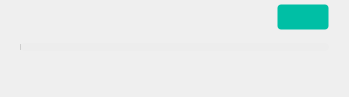
<?xml version="1.0" encoding="UTF-8"?>
<ui version="4.0">
 <class>TransfersAccountInfoWidget</class>
 <widget class="QWidget" name="TransfersAccountInfoWidget">
  <property name="geometry">
   <rect>
    <x>0</x>
    <y>0</y>
    <width>349</width>
    <height>97</height>
   </rect>
  </property>
  <property name="windowTitle">
   <string/>
  </property>
  <property name="styleSheet">
   <string notr="true">#TransferManagerAccountInfo
{
	background-color: #FAFAFA;
}

#bUpgrade
{
	font-family: Inter;
	font-size: 12px;
	line-height: 16px;
	border: 1px solid #0000001A;
	border-radius: 4px;
	color: #FFFFFF;
	padding: 0px 8px;
	background-color:  #00BFA5;
}

#lStorage
{
	font-family: Inter;
	font-size: 12px;
	line-height: 18px;
	color: #303233;
}

#bUpgrade::hover
{
	background-color:  #00A787;
}

#bUpgrade::pressed
{
	background-color: #00D7C2;
}

#bUpgrade::disabled
{
	background-color: #00BFA54D;
}

#pbStorage
{
	border-style: none;
	border-radius: 4px;
	background-color: #EDEDED; /*colorToken.indicator-background*/
	max-height: 8px;
}

#pbStorage::chunk[state=&quot;default&quot;]
{
	background-color: #477EF7; /*colorToken.indicator-indigo*/
	border-top-left-radius: 4px;
	border-bottom-left-radius: 4px;
	border-top-right-radius: 0px;
	border-bottom-right-radius: 0px;
}

#pbStorage::chunk[state=&quot;almost&quot;]
{
	background-color: #FB6514; /*colorToken.indicator-orange*/
	border-top-left-radius: 4px;
	border-bottom-left-radius: 4px;
	border-top-right-radius: 0px;
	border-bottom-right-radius: 0px;
}

#pbStorage::chunk[state=&quot;almostfull&quot;]
{
	background-color: #FB6514; /*colorToken.indicator-orange*/
	border-top-left-radius: 4px;
	border-bottom-left-radius: 4px;
	border-top-right-radius: 4px;
	border-bottom-right-radius: 4px;
}

#pbStorage::chunk[state=&quot;full&quot;]
{
	background-color: #F63D6B; /*colorToken.indicator-pink*/
	border-top-left-radius: 4px;
	border-bottom-left-radius: 4px;
	border-top-right-radius: 4px;
	border-bottom-right-radius: 4px;
}
</string>
  </property>
  <layout class="QVBoxLayout" name="verticalLayout">
   <property name="spacing">
    <number>13</number>
   </property>
   <property name="leftMargin">
    <number>0</number>
   </property>
   <property name="topMargin">
    <number>0</number>
   </property>
   <property name="rightMargin">
    <number>0</number>
   </property>
   <property name="bottomMargin">
    <number>0</number>
   </property>
   <item>
    <layout class="QVBoxLayout" name="vlContainer">
     <property name="spacing">
      <number>13</number>
     </property>
     <property name="leftMargin">
      <number>20</number>
     </property>
     <property name="topMargin">
      <number>4</number>
     </property>
     <property name="rightMargin">
      <number>20</number>
     </property>
     <property name="bottomMargin">
      <number>20</number>
     </property>
     <item>
      <widget class="QWidget" name="wTop" native="true">
       <property name="sizePolicy">
        <sizepolicy hsizetype="Preferred" vsizetype="Preferred">
         <horstretch>0</horstretch>
         <verstretch>0</verstretch>
        </sizepolicy>
       </property>
       <property name="minimumSize">
        <size>
         <width>0</width>
         <height>0</height>
        </size>
       </property>
       <property name="maximumSize">
        <size>
         <width>16777215</width>
         <height>16777215</height>
        </size>
       </property>
       <layout class="QHBoxLayout" name="hlTop">
        <property name="spacing">
         <number>0</number>
        </property>
        <property name="leftMargin">
         <number>0</number>
        </property>
        <property name="topMargin">
         <number>0</number>
        </property>
        <property name="rightMargin">
         <number>0</number>
        </property>
        <property name="bottomMargin">
         <number>0</number>
        </property>
        <item>
         <widget class="AccountTypeWidget" name="wAccountType" native="true"/>
        </item>
        <item>
         <spacer name="horizontalSpacer">
          <property name="orientation">
           <enum>Qt::Horizontal</enum>
          </property>
          <property name="sizeHint" stdset="0">
           <size>
            <width>40</width>
            <height>20</height>
           </size>
          </property>
         </spacer>
        </item>
        <item>
         <widget class="QPushButton" name="bUpgrade">
          <property name="sizePolicy">
           <sizepolicy hsizetype="Preferred" vsizetype="Preferred">
            <horstretch>0</horstretch>
            <verstretch>0</verstretch>
           </sizepolicy>
          </property>
          <property name="minimumSize">
           <size>
            <width>0</width>
            <height>26</height>
           </size>
          </property>
          <property name="maximumSize">
           <size>
            <width>16777215</width>
            <height>26</height>
           </size>
          </property>
          <property name="cursor">
           <cursorShape>PointingHandCursor</cursorShape>
          </property>
          <property name="styleSheet">
           <string notr="true"/>
          </property>
          <property name="text">
           <string/>
          </property>
         </widget>
        </item>
       </layout>
      </widget>
     </item>
     <item>
      <widget class="QWidget" name="wBottom" native="true">
       <property name="sizePolicy">
        <sizepolicy hsizetype="Preferred" vsizetype="Fixed">
         <horstretch>0</horstretch>
         <verstretch>0</verstretch>
        </sizepolicy>
       </property>
       <property name="minimumSize">
        <size>
         <width>0</width>
         <height>34</height>
        </size>
       </property>
       <property name="maximumSize">
        <size>
         <width>16777215</width>
         <height>34</height>
        </size>
       </property>
       <layout class="QVBoxLayout" name="vlStorage">
        <property name="spacing">
         <number>8</number>
        </property>
        <property name="leftMargin">
         <number>0</number>
        </property>
        <property name="topMargin">
         <number>0</number>
        </property>
        <property name="rightMargin">
         <number>0</number>
        </property>
        <property name="bottomMargin">
         <number>0</number>
        </property>
        <item>
         <widget class="QProgressBar" name="pbStorage">
          <property name="minimumSize">
           <size>
            <width>0</width>
            <height>8</height>
           </size>
          </property>
          <property name="maximumSize">
           <size>
            <width>16777215</width>
            <height>8</height>
           </size>
          </property>
          <property name="value">
           <number>0</number>
          </property>
          <property name="textVisible">
           <bool>false</bool>
          </property>
         </widget>
        </item>
        <item>
         <widget class="QLabel" name="lStorage">
          <property name="sizePolicy">
           <sizepolicy hsizetype="Preferred" vsizetype="Fixed">
            <horstretch>0</horstretch>
            <verstretch>0</verstretch>
           </sizepolicy>
          </property>
          <property name="minimumSize">
           <size>
            <width>0</width>
            <height>18</height>
           </size>
          </property>
          <property name="maximumSize">
           <size>
            <width>16777215</width>
            <height>18</height>
           </size>
          </property>
          <property name="text">
           <string/>
          </property>
         </widget>
        </item>
       </layout>
      </widget>
     </item>
    </layout>
   </item>
  </layout>
 </widget>
 <customwidgets>
  <customwidget>
   <class>AccountTypeWidget</class>
   <extends>QWidget</extends>
   <header location="global">AccountTypeWidget.h</header>
   <container>1</container>
  </customwidget>
 </customwidgets>
 <resources/>
 <connections/>
</ui>
